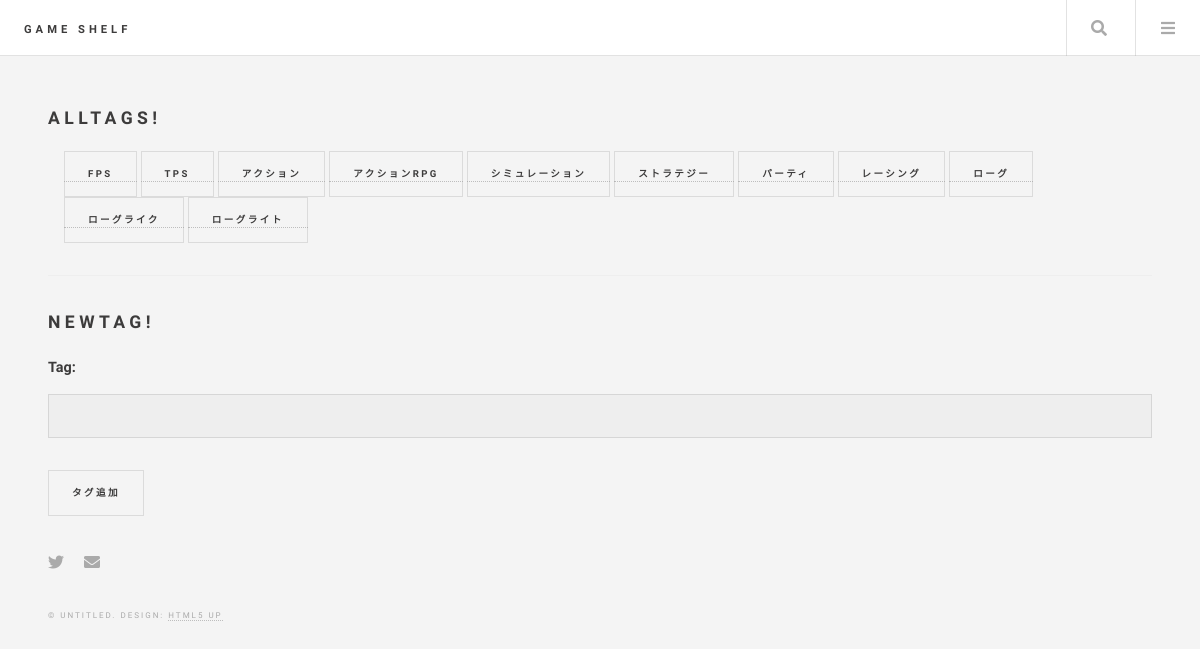
Page /tag on the earlier database version.
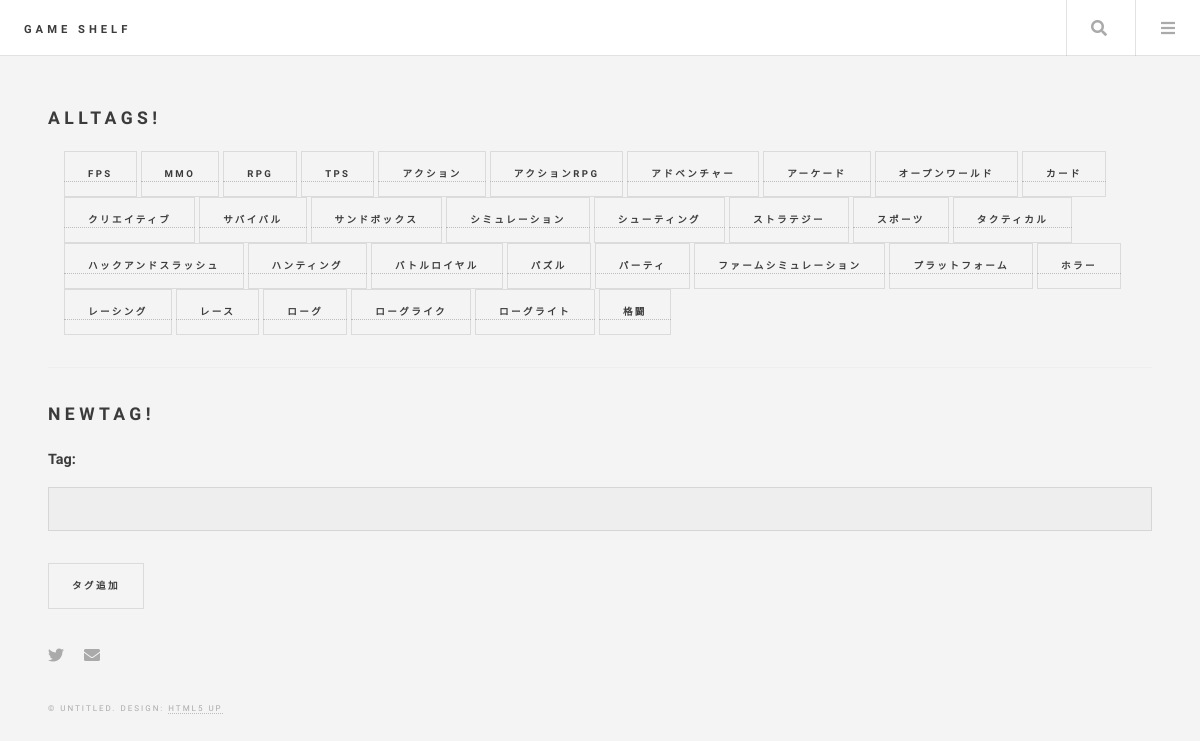
Same page on the later database version.
### top/models.py (models this page shows)
class Tag(models.Model):
    tag = models.CharField(max_length=100)
    def __str__(self):
        return self.tag
    class Meta:
        ordering = ['tag']

### top/views.py (the view, shortened to what this page needs)
# urls.py: path('tag',views.tag,name="tag"),
def tag(request):
    form = CreateTagForm()
    alltags = Tag.objects.all()
    params={
        "createform":   form,
        "alltags"   :   alltags,
    }
    return render(request, 'top/tag.html', params)

### top/forms.py
class CreateTagForm(forms.ModelForm):
    class Meta:
        model = Tag
        fields = ['tag']

### top/templates/top/tag.html (shortened to what this page needs)
{% extends "top/layout.html" %}
{% load static %}
{% block content %}
<h2>AllTags!</h2>
<ul>
{% for tag in alltags %}
    <a href="{% url 'tag_search' tag.id %}"><button>{{ tag }}</button></a>
{% endfor %}
</ul>
<hr>
<h2>NewTag!</h2>
<form action="{% url 'tag' %}" method="post" class="mt-3">
    {{ createform.as_p }}
    <button>タグ追加</button>
</form>
{% endblock %}

### top/templates/top/layout.html (shortened to what this page needs)
{% load static %}
<!DOCTYPE HTML>
<html lang="ja">
	<head>
    <link href="https://cdn.jsdelivr.net/npm/bootstrap/dist/css/bootstrap.css"
    rel="stylesheet">
		<link rel="stylesheet" href= '{% static "assets/css/main.css" %}'>
	</head>
	<body class="is-preload">
			<div id="wrapper">
					<header id="header">
						<h1><a href="{%url 'top' %}">Game Shelf</a></h1>
						<nav class="main">
							<ul>
								<li class="search">
									<a class="fa-search" href="#search">Search</a>
								</li>
								<li class="menu">
									<a class="fa-bars" href="#menu">Menu</a>
								</li>
							</ul>
						</nav>
					</header>
    <div>
        {% block content %}
        {% endblock %}
    </div>
							<section id="footer">
								<ul class="icons">
									<li><a href="#" class="icon brands fa-twitter"><span class="label">Twitter</span></a></li>
									<li><a href="#" class="icon solid fa-envelope"><span class="label">Email</span></a></li>
								</ul>
								<p class="copyright">&copy; Untitled. Design: <a href="http://html5up.net">HTML5 UP</a></p>
							</section>
			</div>
	</body>
</html>

Differences in the rows shown:
added Tag: tag "MMO"
added Tag: tag "RPG"
added Tag: tag "アドベンチャー"
added Tag: tag "アーケード"
added Tag: tag "オープンワールド"
added Tag: tag "カード"
added Tag: tag "クリエイティブ"
added Tag: tag "サバイバル"
added Tag: tag "サンドボックス"
added Tag: tag "シューティング"
added Tag: tag "スポーツ"
added Tag: tag "タクティカル"
added Tag: tag "ハックアンドスラッシュ"
added Tag: tag "ハンティング"
added Tag: tag "バトルロイヤル"
added Tag: tag "パズル"
added Tag: tag "ファームシミュレーション"
added Tag: tag "プラットフォーム"
added Tag: tag "ホラー"
added Tag: tag "レース"
added Tag: tag "格闘"
